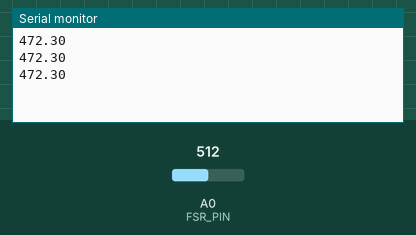
A sketch run on a simulated Arduino Uno, built with avr-gcc and run on an emulated ATmega328P. Shown: the last lines printed to the serial monitor. Inputs (shaded band) come from the test bench; at power-on: A0 (FSR_PIN) = 512.

Above: at 1.3 s.
1.4 s: A0 (FSR_PIN) set to 1006
At 1.9 s:
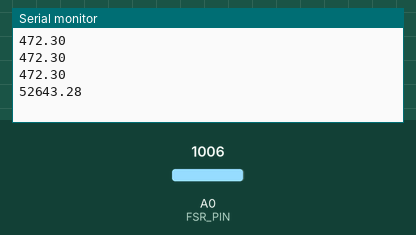
2.9 s: A0 (FSR_PIN) set to 1023
At 3.4 s:
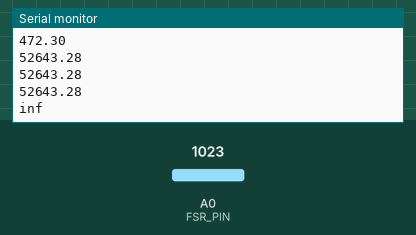

The sketch:

force_sensor.ino
```cpp
/******************************************************************************
Force_Sensitive_Resistor_Example.ino
Example sketch for SparkFun's force sensitive resistors
  (https://www.sparkfun.com/products/9375)
Jim Lindblom @ SparkFun Electronics
April 28, 2016

Create a voltage divider circuit combining an FSR with a 3.3k resistor.
- The resistor should connect from A0 to GND.
- The FSR should connect from A0 to 3.3V
As the resistance of the FSR decreases (meaning an increase in pressure), the
voltage at A0 should increase.

Development environment specifics:
Arduino 1.6.7
******************************************************************************/
const int FSR_PIN = A0; // Pin connected to FSR/resistor divider

// Measure the voltage at 5V and resistance of your 3.3k resistor, and enter
// their value's below:
const float VCC = 5; // Measured voltage of Ardunio 5V line
const float R_DIV = 3300.0; // Measured resistance of 3.3k resistor

void setup()
{
  Serial.begin(9600);
  pinMode(FSR_PIN, INPUT);
}

void loop()
{
  int fsrADC = analogRead(FSR_PIN);
  // If the FSR has no pressure, the resistance will be
  // near infinite. So the voltage should be near 0.
  if (fsrADC != 0) // If the analog reading is non-zero
  {
    // Use ADC reading to calculate voltage:
    float fsrV = fsrADC * VCC / 1023.0;
    // Use voltage and static resistor value to
    // calculate FSR resistance:
    float fsrR = R_DIV * (VCC / fsrV - 1.0);
    //Serial.println("Resistance: " + String(fsrR) + " ohms");
    // Guesstimate force based on slopes in figure 3 of
    // FSR datasheet:
    float force;
    float fsrG = 1.0 / fsrR; // Calculate conductance
    // Break parabolic curve down into two linear slopes:
    if (fsrR <= 600)
      force = (fsrG - 0.00075) / 0.00000032639;
    else
      force =  fsrG / 0.000000642857;
    //Serial.println("Force: " + String(force) + " g");
    //Serial.println();

    Serial.println(force);

    delay(500);
  }
  else
  {
    // No pressure detected
  }
}
```

Measured:
- the behaviour switches between 1022 and 1023 on A0 (FSR_PIN) (found by bisection; images 1 and 2)
- after the input at 1.4 s, the serial monitor: prints a new line after 0.10 s (image 1)
- after the input at 2.9 s, the serial monitor: prints a new line after 0.11 s (image 2)
